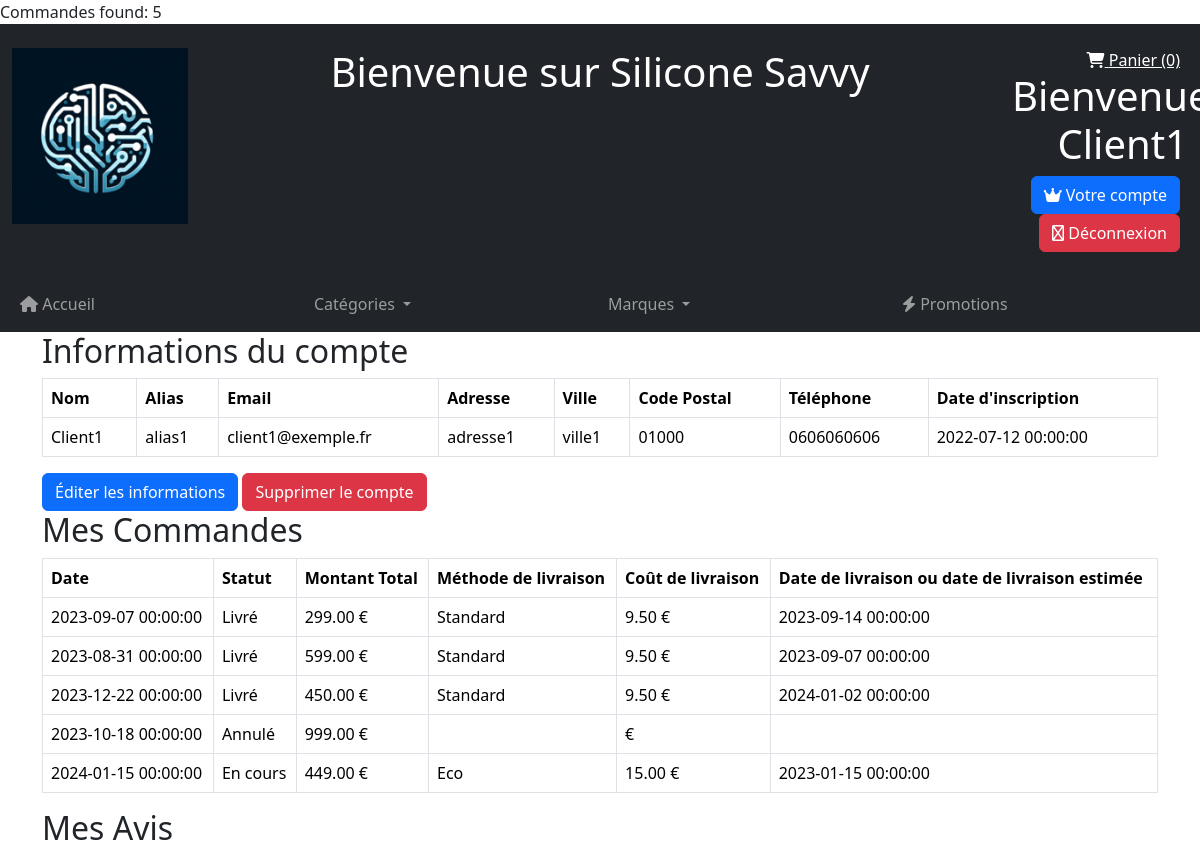
The app's page /compte_client.php (signed in, upper part), older data.
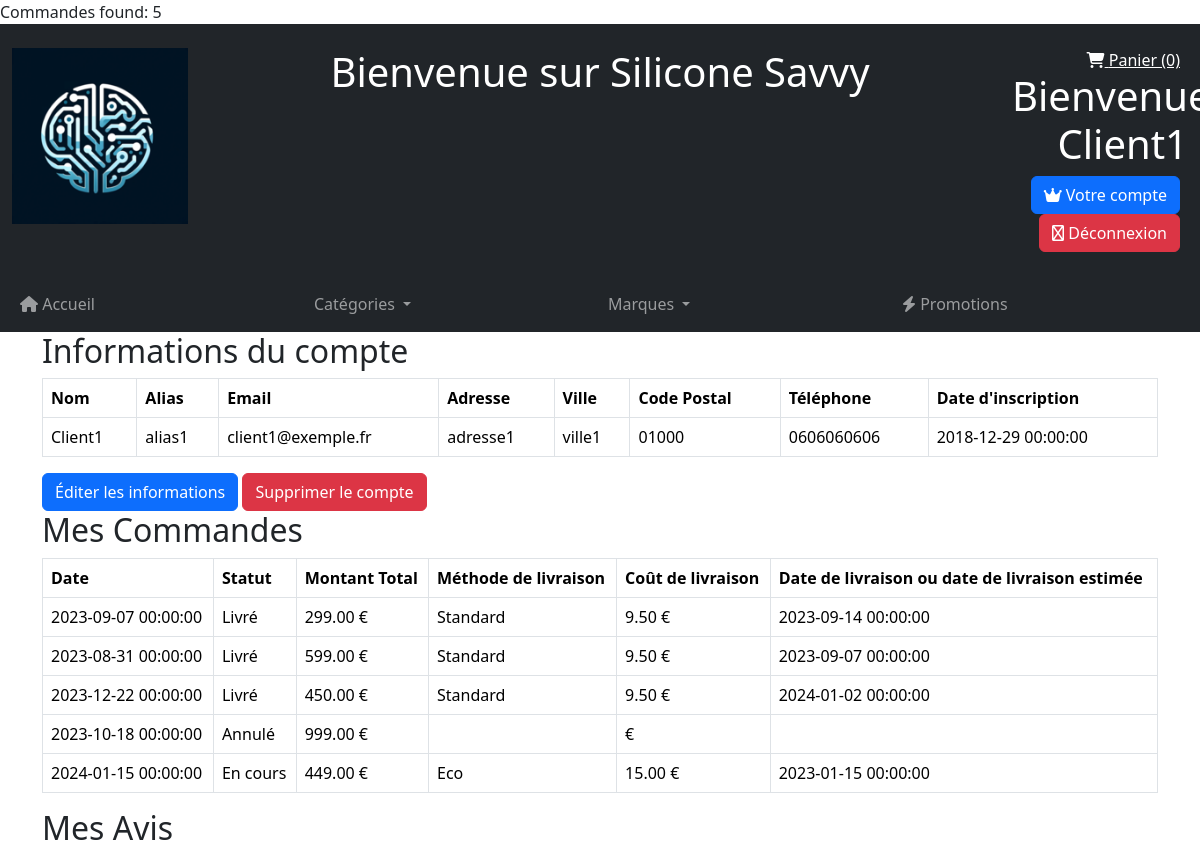
The same page, newer data.
### tables this page shows
CREATE TABLE clients (
    id INT PRIMARY KEY AUTO_INCREMENT,
    nom VARCHAR(255) UNIQUE NOT NULL,
    alias VARCHAR(255) UNIQUE NOT NULL,
    email VARCHAR(255) UNIQUE NOT NULL,
    adresse TEXT NOT NULL,
    ville VARCHAR(255) NOT NULL,  
    code_postal VARCHAR(5) NOT NULL,   
    telephone VARCHAR(20) NOT NULL,
    date_enregistrement DATETIME NOT NULL DEFAULT CURRENT_TIMESTAMP,
    mot_de_passe VARCHAR(255) NOT NULL
) ENGINE InnoDB DEFAULT CHARSET=utf8mb4;

### compte_client.php (the view, shortened to what this page needs)
<?php
include('connect.php');
$client_id = isset($_SESSION['client_id']) ? $_SESSION['client_id'] : null;
$clientInfo = [];
$commandes = [];
if ($client_id) {
    $stmtClient = $dbh->prepare("SELECT * FROM clients WHERE id = :client_id");
    $stmtClient->bindParam(':client_id', $client_id, PDO::PARAM_INT);
    $stmtClient->execute();
    $clientInfo = $stmtClient->fetch(PDO::FETCH_ASSOC);
    $stmtCommandes = $dbh->prepare("SELECT c.*, e.methode, e.cout, e.date_livraison_estimee FROM commandes c LEFT JOIN expeditions e ON c.id = e.commande_id WHERE c.client_id = :client_id");
    $stmtCommandes->bindParam(':client_id', $client_id, PDO::PARAM_INT);
    $stmtCommandes->execute();
    $commandes = $stmtCommandes->fetchAll(PDO::FETCH_ASSOC);
    if ($stmtCommandes->rowCount() > 0) {
        echo "Commandes found: " . $stmtCommandes->rowCount();
    } else {
        echo "No commandes found for client_id: $client_id";
    }
} else {
    echo "User is not logged in.";
}
?>
<?php include('head_header_nav.php'); ?>
<div class="container">
    <h2>Informations du compte</h2>
    <table class="table table-bordered">
        <thead>
        <tr>
            <th>Nom</th>
            <th>Alias</th>
            <th>Email</th>
            <th>Adresse</th>
            <th>Ville</th>
            <th>Code Postal</th>
            <th>Téléphone</th>
            <th>Date d'inscription</th>
        </tr>
        </thead>
        <tbody>
        <tr>
            <td><?= htmlspecialchars(isset($clientInfo['nom']) ?
                    $clientInfo['nom'] :
                    '') ?></td>
            <td><?= htmlspecialchars(isset($clientInfo['alias']) ?
                    $clientInfo['alias'] :
                    '') ?></td>
            <td><?= htmlspecialchars(isset($clientInfo['email']) ?
                    $clientInfo['email'] :
                    '') ?></td>
            <td><?= htmlspecialchars(isset($clientInfo['adresse']) ?
                    $clientInfo['adresse'] :
                    '') ?></td>
            <td><?= htmlspecialchars(isset($clientInfo['ville']) ?
                    $clientInfo['ville'] :
                    '') ?></td>
            <td><?= htmlspecialchars(isset($clientInfo['code_postal']) ?
                    $clientInfo['code_postal'] :
                    '') ?></td>
            <td><?= htmlspecialchars(isset($clientInfo['telephone']) ?
                    $clientInfo['telephone'] :
                    '') ?></td>
            <td><?= htmlspecialchars(isset($clientInfo['date_enregistrement']) ?
                    $clientInfo['date_enregistrement'] :
                    '') ?></td>
        </tr>
        </tbody>
    </table>
    <button class="btn btn-primary">Éditer les informations</button>
    <button class="btn btn-danger">Supprimer le compte</button>
    <h2>Mes Commandes</h2>
    <table class="table table-bordered">
        <tr>
            <th>Date</th>
            <th>Statut</th>
            <th>Montant Total</th>
            <th>Méthode de livraison</th>
            <th>Coût de livraison</th>
            <th>Date de livraison ou date de livraison estimée</th>
        </tr>
        <?php foreach ($commandes as $commande): ?>
            <tr>
                <td><?= htmlspecialchars($commande['date']) ?></td>
                <td><?= htmlspecialchars($commande['statut']) ?></td>
                <td><?= htmlspecialchars($commande['montant_total']) ?> €</td>
                <td><?= htmlspecialchars($commande['methode']) ?></td>
                <td><?= htmlspecialchars($commande['cout']) ?> €</td>
                <td><?= htmlspecialchars($commande['date_livraison_estimee']) ?></td>
            </tr>
        <?php endforeach; ?>
    </table>
    <h2>Mes Avis</h2>
</div>
</body>
</html>

Row changes from the older to the newer data that the page shows:
changed clients "Client1": date_enregistrement "2022-07-12 00:00:00" → "2018-12-29 00:00:00"
